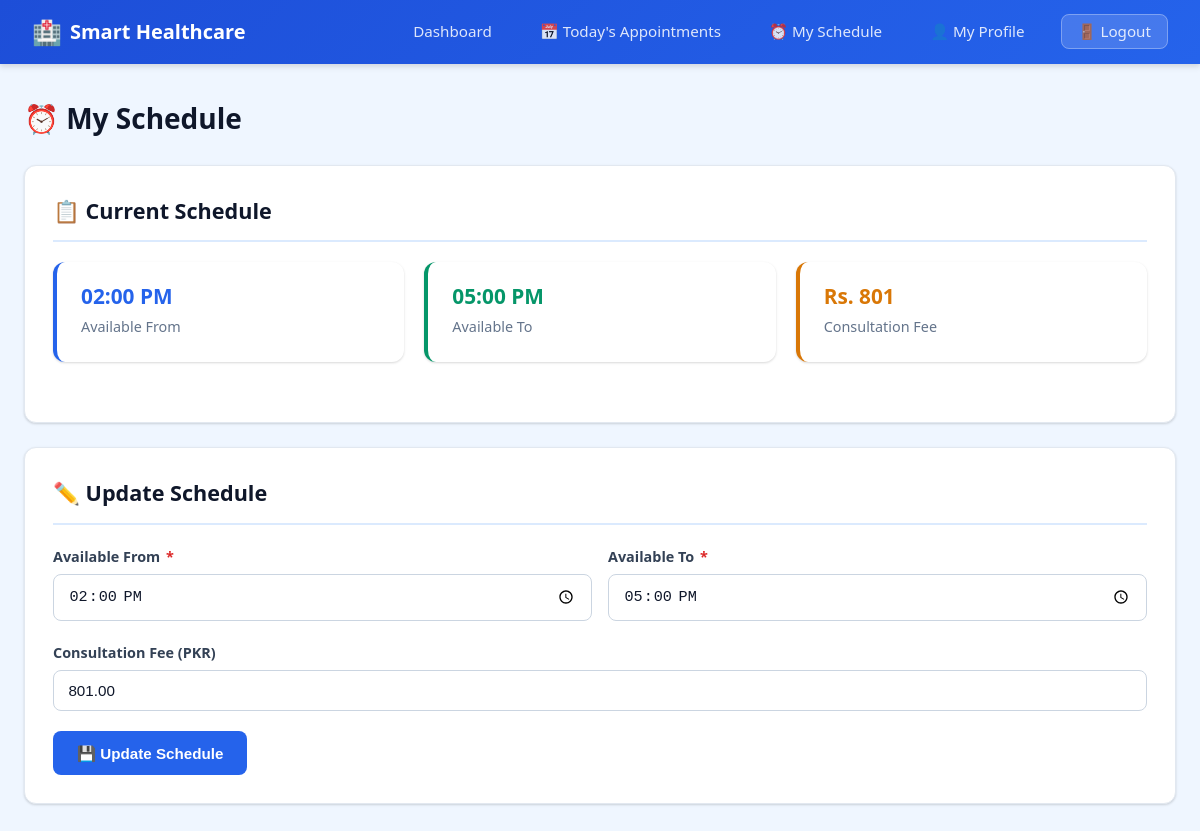
The page /healthcare/doctor-schedule.php (signed in) on the database its author committed.
### tables this page shows
CREATE TABLE `doctors` (
  `doctor_id` int(11) NOT NULL AUTO_INCREMENT,
  `user_id` int(11) NOT NULL,
  `specialization` varchar(100) NOT NULL,
  `clinic_address` varchar(255) DEFAULT NULL,
  `city` varchar(100) DEFAULT NULL,
  `available_from` time DEFAULT '09:00:00',
  `available_to` time DEFAULT '17:00:00',
  `consultation_fee` decimal(10,2) DEFAULT 500.00,
  PRIMARY KEY (`doctor_id`),
  KEY `user_id` (`user_id`),
  CONSTRAINT `doctors_ibfk_1` FOREIGN KEY (`user_id`) REFERENCES `users` (`user_id`) ON DELETE CASCADE
);

### healthcare/doctor-schedule.php (the view, shortened to what this page needs)
<?php
require 'db.php';
$stmt = $conn->prepare(
    "SELECT d.doctor_id, d.specialization, d.available_from, d.available_to, d.consultation_fee
     FROM doctors d WHERE d.user_id = ?"
);
$stmt->bind_param("i", $_SESSION['user_id']);
$stmt->execute();
$doctor = $stmt->get_result()->fetch_assoc();
?>
<!DOCTYPE html>
<html lang="en">
<head>
    <link rel="stylesheet" href="style.css">
</head>
<body>
<nav class="navbar">
    <div class="navbar-brand">
        <span class="icon">🏥</span> Smart Healthcare
    </div>
    <ul class="navbar-links">
        <li><a href="dashboard.php">Dashboard</a></li>
        <li><a href="doctor-appointments.php">📅 Today's Appointments</a></li>
        <li><a href="doctor-schedule.php">⏰ My Schedule</a></li>
        <li><a href="doctor-profile.php">👤 My Profile</a></li>
        <li><a href="logout.php" class="btn-logout">🚪 Logout</a></li>
    </ul>
</nav>
<div class="container">
    <h1 class="page-title">⏰ My Schedule</h1>
    <div class="card">
        <div class="card-header">📋 Current Schedule</div>
        <div class="stats-grid">
            <div class="stat-card">
                <div class="stat-number" style="font-size: 1.3rem;">
                    <?php echo date('h:i A', strtotime($doctor['available_from'])); ?>
                </div>
                <div class="stat-label">Available From</div>
            </div>
            <div class="stat-card green">
                <div class="stat-number" style="font-size: 1.3rem;">
                    <?php echo date('h:i A', strtotime($doctor['available_to'])); ?>
                </div>
                <div class="stat-label">Available To</div>
            </div>
            <div class="stat-card warning">
                <div class="stat-number" style="font-size: 1.3rem;">
                    Rs. <?php echo number_format($doctor['consultation_fee']); ?>
                </div>
                <div class="stat-label">Consultation Fee</div>
            </div>
        </div>
    </div>
    <div class="card">
        <div class="card-header">✏️ Update Schedule</div>
        <form method="POST" action="">
            <div class="form-row">
                <div class="form-group">
                    <label for="available_from">Available From <span class="required">*</span></label>
                    <input type="time" id="available_from" name="available_from"
                           value="<?php echo htmlspecialchars($doctor['available_from']); ?>" required>
                </div>
                <div class="form-group">
                    <label for="available_to">Available To <span class="required">*</span></label>
                    <input type="time" id="available_to" name="available_to"
                           value="<?php echo htmlspecialchars($doctor['available_to']); ?>" required>
                </div>
            </div>
            <div class="form-group">
                <label for="consultation_fee">Consultation Fee (PKR)</label>
                <input type="number" id="consultation_fee" name="consultation_fee"
                       value="<?php echo htmlspecialchars($doctor['consultation_fee']); ?>"
                       min="0" step="50">
            </div>
            <button type="submit" class="btn btn-primary">💾 Update Schedule</button>
        </form>
    </div>
</div>
</body>
</html>

### rows shown on the page
doctors: available_from "02:00 PM", available_to "05:00 PM", consultation_fee "801", available_from "14:00:00", available_to "17:00:00", consultation_fee "801.00"
